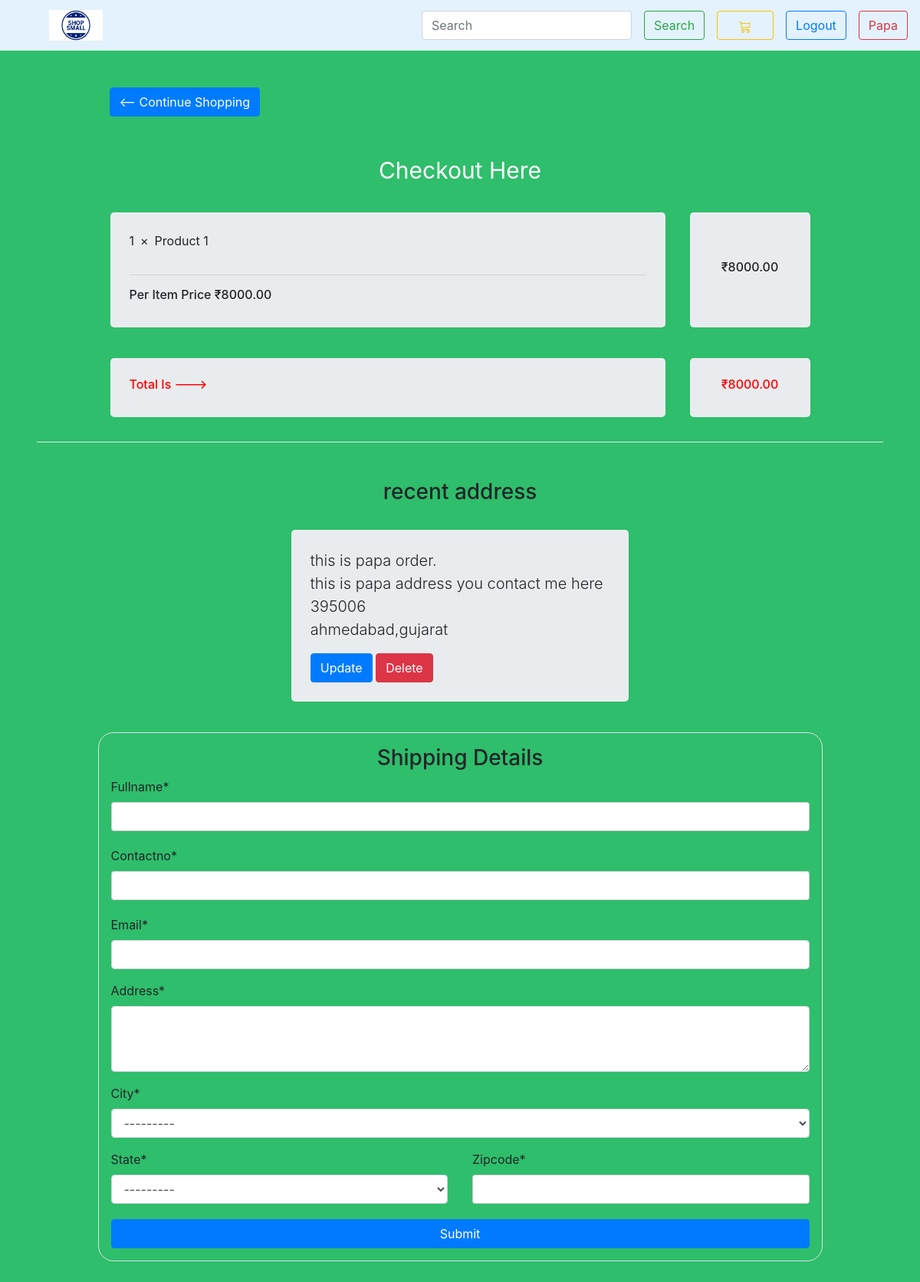
Screenshot of /checkout (signed in) with the database file from the repository.
### products/models.py (models this page shows, shortened)
class Cart(models.Model):
    user = models.ForeignKey(User,on_delete=models.SET_NULL,null=True)
    order = models.ForeignKey(Order,on_delete=models.SET_NULL,null=True)
    product = models.ForeignKey(Product,on_delete=models.SET_NULL,null=True)
    quantity = models.IntegerField(default=0)
    @property
    def get_per_product_total(self):
        total = self.quantity * self.product.price
        return total

class Product(models.Model):
    name = models.CharField(max_length=120,null=True)
    price = models.DecimalField(max_digits=8,decimal_places=2)
    quantity = models.IntegerField()
    CATEGOTY  = (
        ('shoes','Shoes'),
        ('watch','Watch'),
        ('tshirt','T-shirt'),
        ('jeans','Jeans'),
    )
    category = models.CharField(max_length=6,choices=CATEGOTY,null=True)
    feachered = models.BooleanField(blank=True,null=True)
    digital = models.BooleanField(blank=True,null=True)
    image = models.ImageField(upload_to='product-images',blank=True,null=True)

class Order(models.Model):
    user = models.ForeignKey(User,on_delete=models.SET_NULL,null=True)
    completed = models.BooleanField(default=False,blank=True)
    needshipping = models.BooleanField(default=False,blank=True)
    dateoforder = models.DateTimeField(auto_now_add=True,null=True)
    @property
    def get_total_order_price(self):
        cart = self.cart_set.all()
        sum = 0
        for i in cart:
            sum += i.get_per_product_total
        return sum

class ShippingDetail(models.Model):
    user = models.ForeignKey(User,on_delete=models.CASCADE,null=True)
    order = models.ForeignKey(Order,on_delete=models.CASCADE)
    email = models.EmailField(max_length=255,null=True)
    fullname = models.CharField(max_length=120)
    contactno = models.CharField(max_length=10)
    address = models.TextField()
    CITYCHOICE = (
        ('surat','Surat'),
        ('ahmedabad','Ahmedabad'),
        ('vadodara','Vadodara'),
    )
    city = models.CharField(choices=CITYCHOICE,max_length=9)
    STATECHOICE = (
        ('gujarat','Gujarat'),
        ('mp','MP')
    )
    state = models.CharField(choices=STATECHOICE,max_length=7)
    zipcode = models.CharField(max_length=6)

### products/views.py (the view, shortened to what this page needs)
# urls.py: path("checkout",views.checkout,name="checkoutpage"),
def checkout(request):
    form = ShippingForm()
    if request.user.is_authenticated:
        orderitems,created = Order.objects.get_or_create(user = request.user,completed=False)
        cartitems = Cart.objects.filter(user = request.user,order = orderitems)
        forms = ShippingDetail.objects.filter(user=request.user)
    context = {
        'objects': cartitems,
        'order': orderitems,
        'form':form,
        'forms':forms
    }
    return render(request,"checkout.html",context)

### products/forms.py
class ShippingForm(forms.ModelForm):
    address = forms.CharField(widget=forms.Textarea(attrs={'rows':3}))
    email = forms.CharField(widget=forms.EmailInput(attrs={'id':'email'}))
    class Meta:
        model = ShippingDetail
        fields = ['fullname','contactno','email','address','city','state','zipcode']

### templates/checkout.html (shortened to what this page needs)
{% extends 'base.html' %}
{% load crispy_forms_tags %}
{% block content %}
    <div class="container-fluid p-5 shipping-container">
            <div class="row justify-content-center">
                <div class="col-10">
                    <a href="{% url 'homepage' %}"><button class="btn btn-primary mb-5 text-capitalize"><-- continue shopping</button></a>
                </div>
            </div>
           <div class="row justify-content-center">
               <p class="text-capitalize main-title">checkout here</p>
           </div>
           {% for product in objects %}
           <div class="row  justify-content-center">
               <div class="col-8 p-3 checkoutitems">
                    <div class="jumbotron">
                        <div class="item-block mb-2 display-5">
                            <p class="mr-2">{{product.quantity}}</p>
                            <div class="mr-2"><span aria-hidden="true">&times;</span></div>
                            <p class="text-capitalize">{{product.product.name}}</p>
                        </div>
                        <hr>
                        <h6 class="per-item-price text-capitalize ">per item price  ₹{{product.product.price}}</h6>
                    </div>
                </div>
                <div class="col col-2 p-3">
                    <div class="jumbotron total-price-per-product">
                        <h6>₹{{product.get_per_product_total}}</h6>
                    </div>
                </div>
           </div>
           {% endfor %}
           <div class="row mt-2 justify-content-center">
               <div class="col-8 p-3">
                    <div class="jumbotron">
                        <h6 class="text-capitalize" style="color: red;">total is ---></h6>
                    </div>
               </div>
               <div class="col-2 p-3">
                    <div class="jumbotron total-price">
                        <h6 style="color: red;">₹{{order.get_total_order_price}}</h6>
                    </div>
               </div>
           </div>
           <hr style="background-color:white;" class="mb-5">
           <div class="row justify-content-center mt-2 mb-2">
               <div class="col-10">
                   <h3 class="text-center">recent address</h3>
               </div>
           </div>
           <div class="row justify-content-center mb-4">
               {% for instance in forms %}
               <div class="col-5 p-3">
                    <div class="jumbotron">
                        <address class="lead">
                            {{instance.fullname}}.<br>
                            {{instance.address}}<br>
                            {{instance.zipcode}}<br>
                            {{instance.city}},{{instance.state}}<br>
                        </address>
                        <a href="{% url 'update-shippingform' instance.id %}"><button class="btn btn-primary mb-3 mb-sm-0">Update</button></a>
                        <a href="{% url 'delete-shippingform' instance.id %}"><button class="btn btn-danger">Delete</button></a>
                    </div>
               </div>
               {% endfor %}
           </div>
           <div class="row justify-content-center form-container">
                <div class="col-10 border p-3" style="border-radius: 20px;">
                    <form id="form">
                            <div class="myrow">
                            <div class="col-50">
                              <h3 class="text-center mb-2">Shipping Details</h3>
                              {{ form.fullname|as_crispy_field }}
                              {{ form.contactno|as_crispy_field }}
                              {{ form.email|as_crispy_field }}
                              {{ form.address|as_crispy_field }}
                              {{ form.city|as_crispy_field }}
                              <div class="myrow">
                                <div class="col-50">
                                    {{ form.state|as_crispy_field }}
                                </div>
                                <div class="col-50">
                                    {{ form.zipcode|as_crispy_field }}
                                </div>
                              </div>
                            </div>
                        </div>
                          <button type="submit" class="btn btn-primary text-capitalize" id="form-button" style="width: 100%;">submit</button>
                    </form>
                </div>
           </div>
    </div>
{% endblock %}

### templates/base.html (shortened to what this page needs)
{% load static %}
<!doctype html>
<html lang="en">
  <head>
    <link rel="stylesheet" href="https://stackpath.bootstrapcdn.com/bootstrap/4.5.2/css/bootstrap.min.css">
    <link rel="stylesheet" href="{% static 'css/home.css' %}">
  </head>
  <body>
    <nav class="navbar navbar-expand-lg navbar-light sticky-top" style="background-color: #e3f2fd;">
      <a class="navbar-brand ml-5" href="{% url 'homepage'  %}">
        <img src="{% static 'images/logo1.png' %}" width="70px" height="40px" class="d-inline-block align-top" alt="" loading="lazy">
      </a>
      <div class="collapse navbar-collapse" id="navbarSupportedContent">
        <form class="form-inline searchbar mt-4 mt-lg-0">
          <div class="inputfield mr-3">
            <input class="form-control " type="search" placeholder="Search" aria-label="Search">
          </div>
          <div>
            <button class="btn btn-outline-success mt-0 mb-0" type="submit">Search</button>
          </div>
        </form>
        <a href="{% url 'cartpage' %}">
          <span class="btn btn-outline-warning  ml-3 mr-3 mt-lg-0 mt-4">
          </span>
        </a>
        {% if user.is_authenticated %}
          <a href= "{% url 'logout' %}"><button type="button" class="mt-4 mt-lg-0 btn btn-outline-primary mr-3 mt-0 mb-0 loginbutton">Logout</button></a>
          <span class="text-capitalize btn btn-outline-danger">{{ user }}</span>
        {% else %}
          <a href= "{% url 'login' %}"><button type="button" class="mt-4 mt-lg-0 btn btn-outline-primary mr-3 mt-0 mb-0 loginbutton">Login/Signup</button></a>
        {% endif %}
      </div>
    </nav>
    {% block content %}
    {% endblock %}
  </body>
</html>

### static/css/home.css (style rules this page uses)
* { margin: 0px; padding: 0px; }
.total-price { text-align: right; padding: 10px; color:black; }
.shipping-container { padding: 0px; margin: 0px; background-color: rgb(47, 190, 107); }
.checkoutitems { border-radius: 10px; }
.item-block { display: flex; }
.jumbotron { margin-bottom: 0px; padding: 25px; }
.total-price-per-product { height: 100%; display: flex; justify-content: center; align-items: center; }
.main-title { font-size: 30px; color :white; }
.total-price { display: flex; justify-content: center; align-items: center; }
* { box-sizing: border-box; }
.myrow { display: -ms-flexbox; display: flex; -ms-flex-wrap: wrap; flex-wrap: wrap; margin: 0 -16px; }
.col-50 { -ms-flex: 50%; flex: 50%; }
.col-25, .col-50, .col-75 { padding: 0 16px; }
input[type=text] { width: 100%; margin-bottom: 20px; padding: 12px; border: 1px solid #ccc; border-radius: 3px; }

### rows the page displays
Cart: quantity "1", product.name "Product 1", product.price "8000.00", get_per_product_total "8000.00"
Order: get_total_order_price "8000.00"
ShippingDetail: fullname "this is papa order", address "this is papa address you contact me here", zipcode "395006", city "ahmedabad", state "gujarat"

### other values shown
{{ user }} "Papa"
